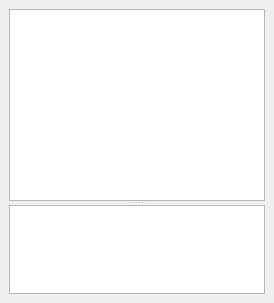
<?xml version="1.0" encoding="UTF-8"?>
<ui version="4.0">
 <class>DockWidget</class>
 <widget class="QDockWidget" name="DockWidget">
  <property name="geometry">
   <rect>
    <x>0</x>
    <y>0</y>
    <width>274</width>
    <height>303</height>
   </rect>
  </property>
  <property name="windowTitle">
   <string>Processing results viewer</string>
  </property>
  <widget class="QWidget" name="dockWidgetContents">
   <layout class="QVBoxLayout" name="verticalLayout">
    <item>
     <widget class="QSplitter" name="splitter">
      <property name="orientation">
       <enum>Qt::Vertical</enum>
      </property>
      <widget class="QTreeWidget" name="treeResults">
       <property name="sizePolicy">
        <sizepolicy hsizetype="MinimumExpanding" vsizetype="MinimumExpanding">
         <horstretch>0</horstretch>
         <verstretch>0</verstretch>
        </sizepolicy>
       </property>
       <property name="editTriggers">
        <set>QAbstractItemView::NoEditTriggers</set>
       </property>
       <property name="alternatingRowColors">
        <bool>false</bool>
       </property>
       <property name="rootIsDecorated">
        <bool>false</bool>
       </property>
       <attribute name="headerVisible">
        <bool>false</bool>
       </attribute>
       <column>
        <property name="text">
         <string notr="true">1</string>
        </property>
       </column>
      </widget>
      <widget class="QTextEdit" name="txtDescription"/>
     </widget>
    </item>
   </layout>
  </widget>
 </widget>
 <resources/>
 <connections/>
</ui>
